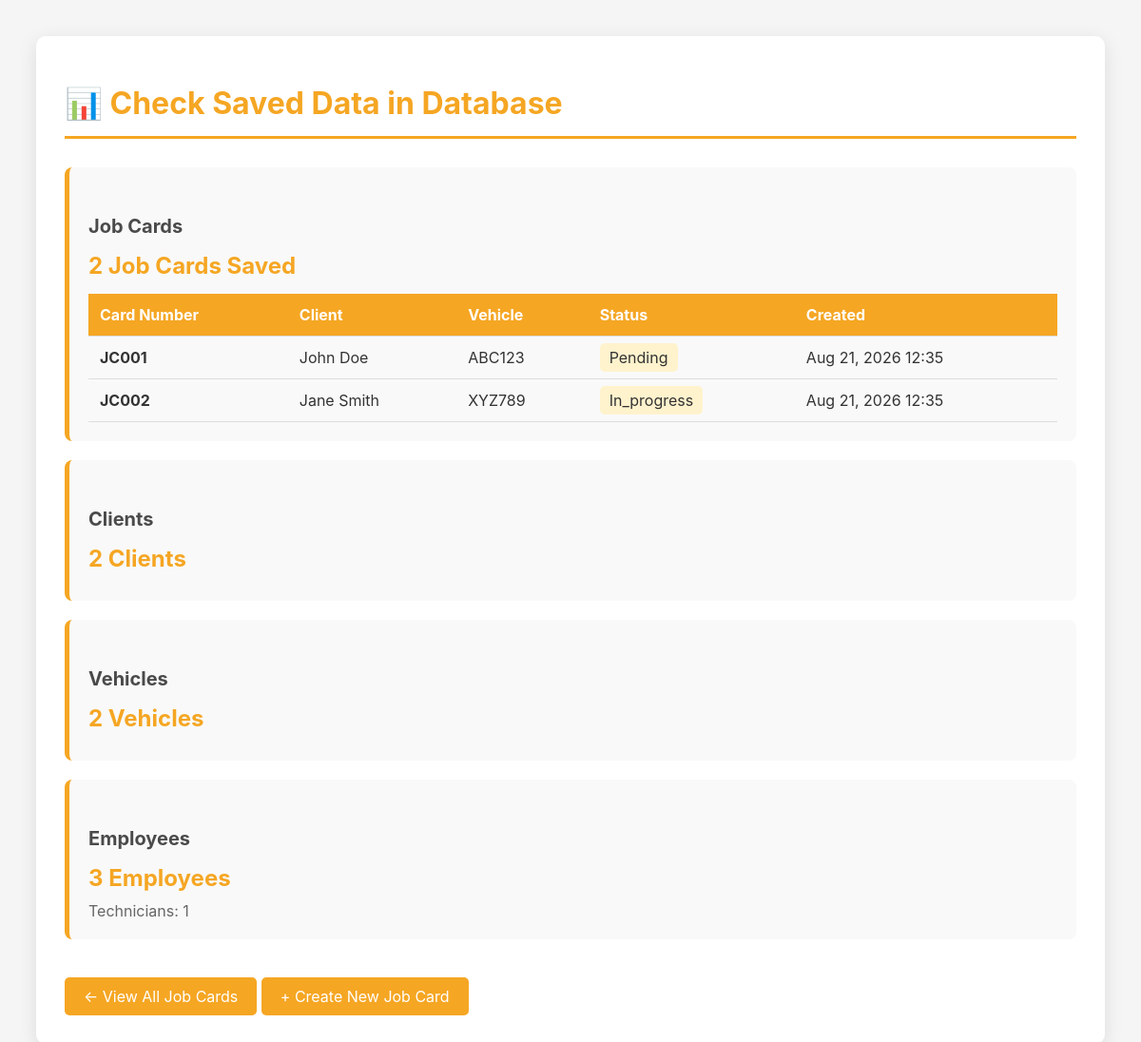
The app's page /frontend/Admin/Utils/check_saved_data.php (signed in) with its own data.
### tables this page shows
CREATE TABLE job_cards (
    id INT AUTO_INCREMENT PRIMARY KEY,
    card_number VARCHAR(50) NOT NULL,
    vehicle_id INT,
    technician_id INT,
    description TEXT,
    parts_supply TEXT,
    requester_for_parts VARCHAR(100),
    status ENUM('pending', 'in_progress', 'complete') DEFAULT 'pending',
    created_at TIMESTAMP DEFAULT CURRENT_TIMESTAMP,
    updated_at TIMESTAMP DEFAULT CURRENT_TIMESTAMP ON UPDATE CURRENT_TIMESTAMP,
    FOREIGN KEY (vehicle_id) REFERENCES vehicles(id),
    FOREIGN KEY (technician_id) REFERENCES employees(id)
);

CREATE TABLE clients (
    id INT AUTO_INCREMENT PRIMARY KEY,
    name VARCHAR(100) NOT NULL,
    email VARCHAR(100),
    phone VARCHAR(20),
    address TEXT,
    contact_person VARCHAR(100)
);

CREATE TABLE vehicles (
    id INT AUTO_INCREMENT PRIMARY KEY,
    client_id INT,
    vin_no VARCHAR(50),
    fiscal_no VARCHAR(50),
    reg_no VARCHAR(50),
    model VARCHAR(50),
    last_service_date DATE,
    FOREIGN KEY (client_id) REFERENCES clients(id)
);

### frontend/Admin/Utils/check_saved_data.php (the view, shortened to what this page needs)
<?php
require_once __DIR__ . '/../../../backend/config/config.php';
?>
<!DOCTYPE html>
<html lang="en">
<head>
</head>
<body>
<div class="container">
    <h1>📊 Check Saved Data in Database</h1>
    <?php
    try {
        echo '<div class="data-section">';
        echo '<h2>Job Cards</h2>';
        $job_cards = $pdo->query("SELECT COUNT(*) FROM job_cards")->fetchColumn();
        echo '<div class="count">' . $job_cards . ' Job Cards Saved</div>';
        if ($job_cards > 0) {
            echo '<table>';
            echo '<tr><th>Card Number</th><th>Client</th><th>Vehicle</th><th>Status</th><th>Created</th></tr>';
            $results = $pdo->query("
                SELECT
                    jc.card_number,
                    c.name AS client_name,
                    v.reg_no,
                    jc.status,
                    jc.created_at
                FROM job_cards jc
                LEFT JOIN vehicles v ON jc.vehicle_id = v.id
                LEFT JOIN clients c ON v.client_id = c.id
                ORDER BY jc.created_at DESC
                LIMIT 10
            ")->fetchAll(PDO::FETCH_ASSOC);
            foreach ($results as $row) {
                echo '<tr>';
                echo '<td><strong>' . htmlspecialchars($row['card_number']) . '</strong></td>';
                echo '<td>' . htmlspecialchars($row['client_name'] ?? 'N/A') . '</td>';
                echo '<td>' . htmlspecialchars($row['reg_no'] ?? 'N/A') . '</td>';
                echo '<td><span style="background: #fff3cd; padding: 5px 10px; border-radius: 5px;">' . ucfirst($row['status']) . '</span></td>';
                echo '<td>' . date('M d, Y H:i', strtotime($row['created_at'])) . '</td>';
                echo '</tr>';
            }
            echo '</table>';
        } else {
            echo '<div class="error">❌ No job cards found. Create one first!</div>';
        }
        echo '</div>';
        echo '<div class="data-section">';
        echo '<h2>Clients</h2>';
        $clients = $pdo->query("SELECT COUNT(*) FROM clients")->fetchColumn();
        echo '<div class="count">' . $clients . ' Clients</div>';
        echo '</div>';
        echo '<div class="data-section">';
        echo '<h2>Vehicles</h2>';
        $vehicles = $pdo->query("SELECT COUNT(*) FROM vehicles")->fetchColumn();
        echo '<div class="count">' . $vehicles . ' Vehicles</div>';
        echo '</div>';
        echo '<div class="data-section">';
        echo '<h2>Employees</h2>';
        $employees = $pdo->query("SELECT COUNT(*) FROM employees")->fetchColumn();
        echo '<div class="count">' . $employees . ' Employees</div>';
        $technicians = $pdo->query("SELECT COUNT(*) FROM employees WHERE position = 'Technician'")->fetchColumn();
        echo '<div style="margin-top: 10px; color: #666;">Technicians: ' . $technicians . '</div>';
        echo '</div>';
    } catch (Exception $e) {
        echo '<div class="error">❌ Error: ' . htmlspecialchars($e->getMessage()) . '</div>';
    }
    ?>
    <a href="view_all_job_cards.php" class="back-link">← View All Job Cards</a>
    <a href="add_job_card.php" class="back-link">+ Create New Job Card</a>
</div>
</body>
</html>

### frontend/Admin/Utils/check_saved_data.php (style rules this page uses)
body { font-family: 'Inter', -apple-system, BlinkMacSystemFont, 'Segoe UI', Roboto, sans-serif; background: #f5f5f5; padding: 30px; color: #333; }
.container { max-width: 1200px; margin: 0 auto; background: white; padding: 30px; border-radius: 10px; box-shadow: 0 5px 20px rgba(0,0,0,0.1); }
h1 { color: #F5A623; border-bottom: 3px solid #F5A623; padding-bottom: 15px; margin-bottom: 30px; }
h2 { color: #4a4a4a; margin-top: 30px; margin-bottom: 15px; font-size: 20px; }
.data-section { background: #f9f9f9; padding: 20px; border-radius: 8px; margin-bottom: 20px; border-left: 5px solid #F5A623; }
table { width: 100%; border-collapse: collapse; margin-top: 15px; }
th, td { padding: 12px; text-align: left; border-bottom: 1px solid #ddd; }
th { background: #F5A623; color: white; font-weight: bold; }
.count { font-size: 24px; font-weight: bold; color: #F5A623; margin: 10px 0; }
.back-link { display: inline-block; margin-top: 20px; padding: 10px 20px; background: #F5A623; color: white; text-decoration: none; border-radius: 5px; transition: all 0.3s; }

### records on screen
job_cards: card_number "JC001", clients.name "John Doe", vehicle.reg_no "ABC123", status "Pending", created_at "Aug 21, 2026 12:35"
job_cards: card_number "JC002", clients.name "Jane Smith", vehicle.reg_no "XYZ789", status "In_progress", created_at "Aug 21, 2026 12:35"

### other values on screen
$job_cards "2"
$clients "2"
$vehicles "2"
$employees "3"
$technicians "1"
